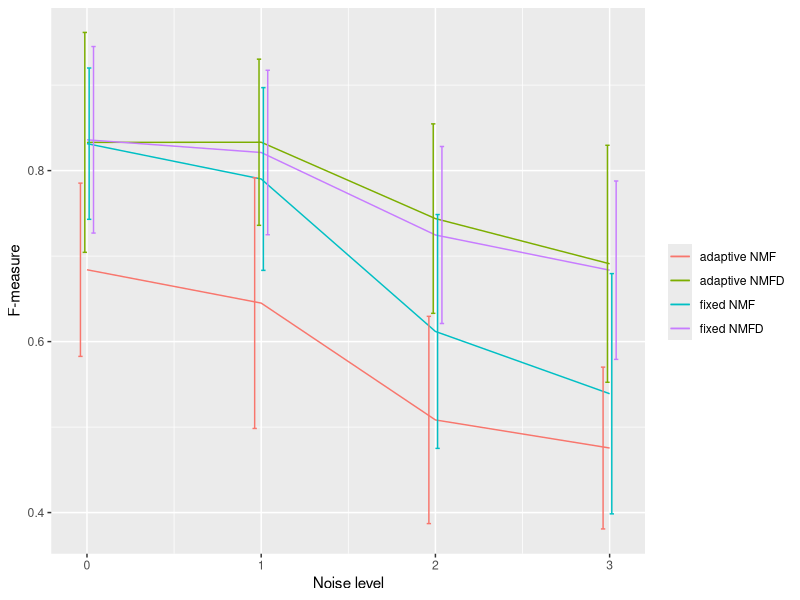
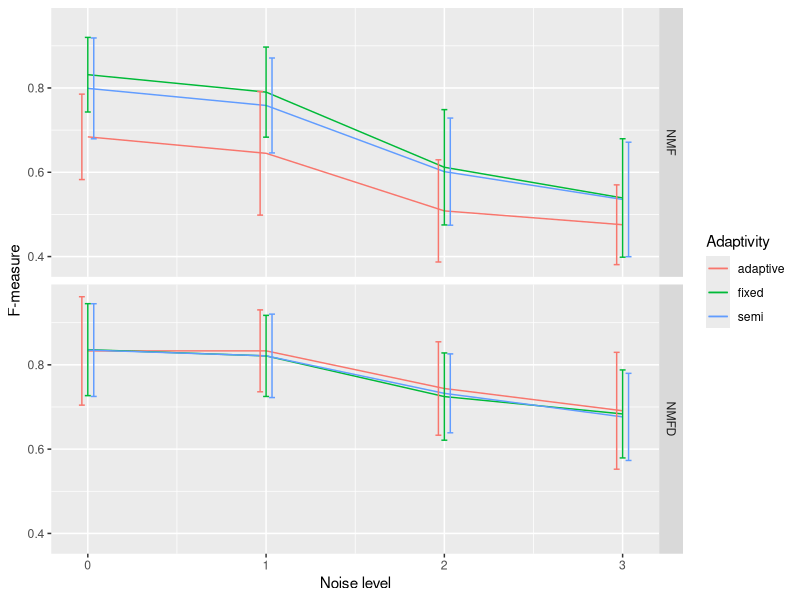
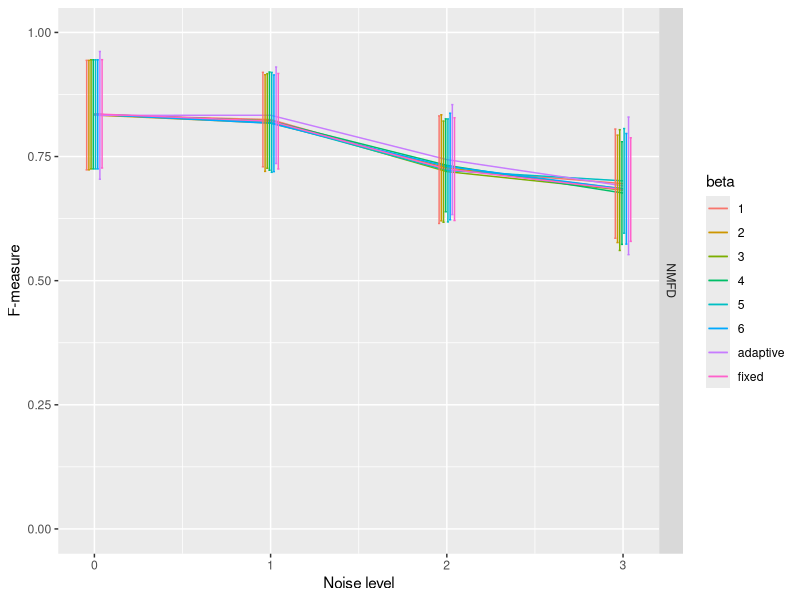
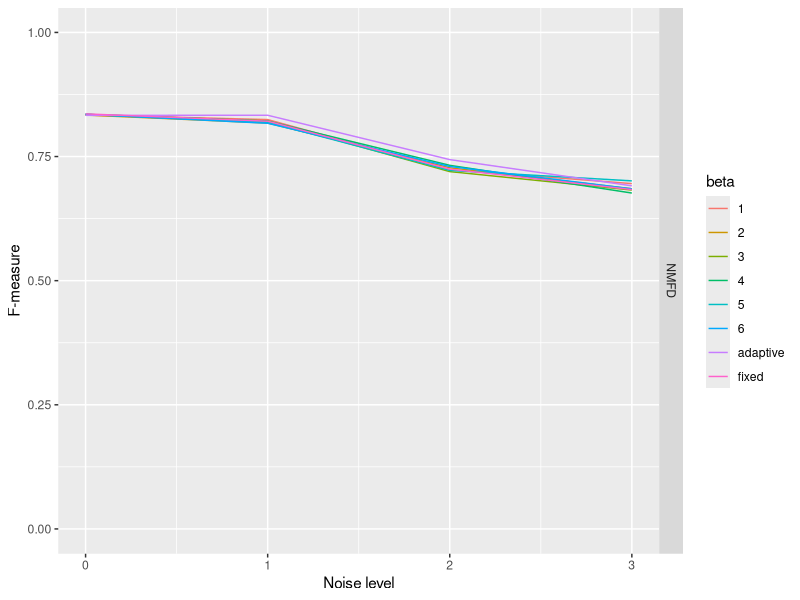
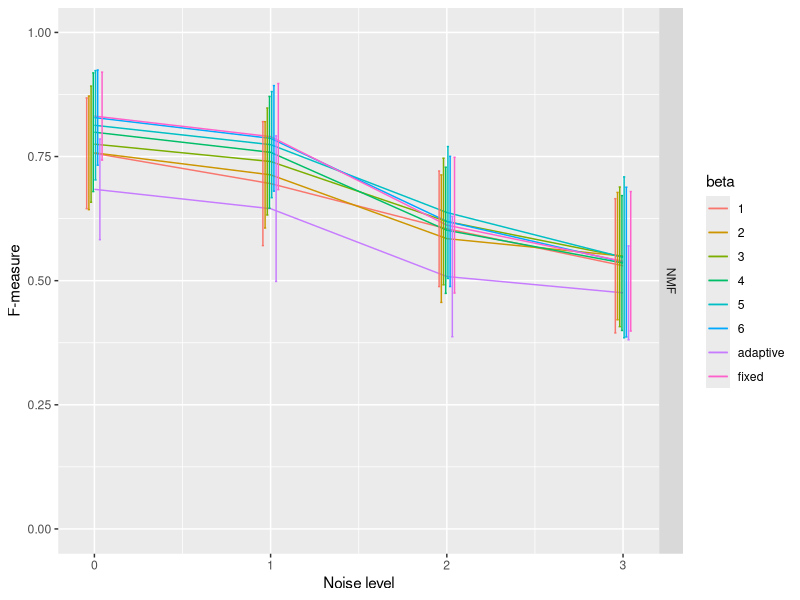
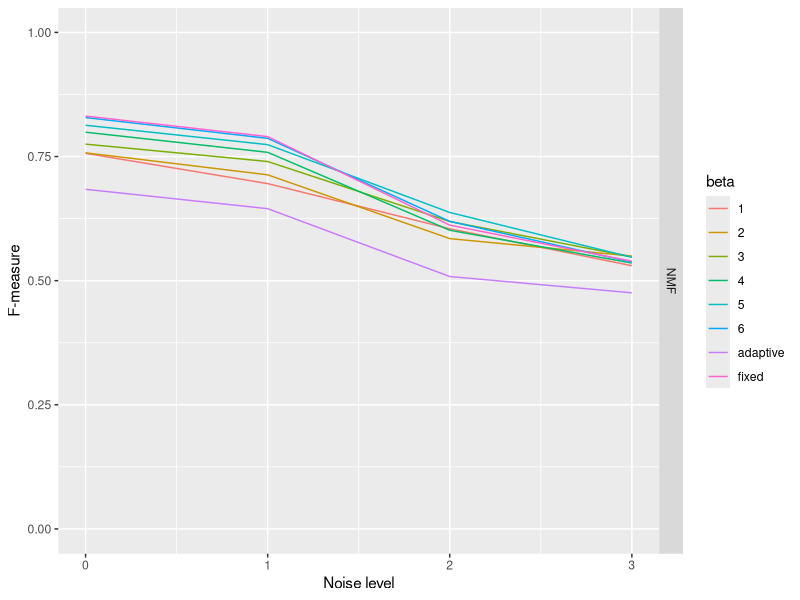
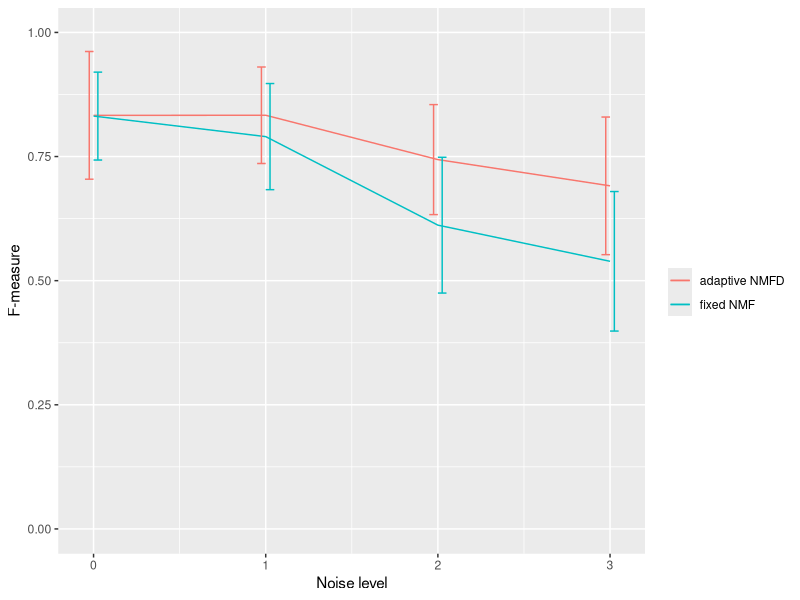
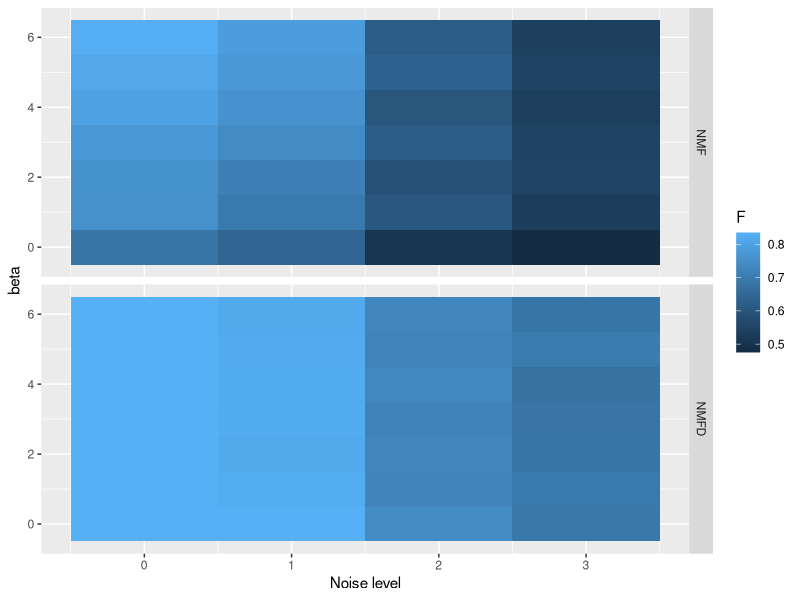

Reproduce these figures in R, in order. (Note: this script raises an error after producing the figures.)
library(tidyverse)
library(ggplot2)
all <-  read.csv("results.csv")


###########################################
#   View mean +/- sd for a given variant  #
###########################################
view_variant <- function(num_added, template_dim, adaptivity) {
  dat <- all %>% filter(addedCompW == num_added & nmf_type==template_dim & fixW==adaptivity)
  dat <- subset(dat, select = c(noise.lvl, F))
  dat <- dat %>% group_by(noise.lvl) %>% summarise_all(list(F.mean=mean, F.sd=sd))
  sorted <- dat[order(dat$noise.lvl),]
  View(sorted)
}
view_variant(0, "NMFD", "adaptive")


#####################################################
#   Plot performance for adaptive and fixed NMF(D)  #
#####################################################
dat <- all %>% filter(addedCompW==0 & (beta==Inf | beta==0))
dat$type <- paste(dat$fixW, dat$nmf_type)
dat <- subset(dat, select = c(type, noise.lvl, F))
dat <- dat %>% group_by(type, noise.lvl) %>% summarise_all(list(F.mean=mean, F.sd=sd))
ggplot(dat, mapping = aes(x = noise.lvl, y = F.mean, color = type)) + geom_line() + xlab("Noise level") + ylab("F-measure") + labs(color = "") + 
  geom_errorbar(aes(ymin=F.mean-F.sd, ymax=F.mean+F.sd), width=.1,
                position=position_dodge(.1))


#################################################################################
#   Plot performance for adaptive, fixed, and semi-adaptive NMF(D) with beta=4  #
#################################################################################
dat <- all %>% filter(addedCompW==0 & (beta==Inf | beta==0 | beta==4))
dat <- subset(dat, select = -c(P, R, addedCompW, noise, Sample, fixW))
dat <- dat %>% group_by(beta, noise.lvl, nmf_type) %>% summarise_all(list(F.mean=mean, F.sd=sd))
#View(dat)
dat$beta[dat$beta==0] <- "adaptive"
dat$beta[dat$beta==Inf] <- "fixed"
dat$beta[dat$beta==4] <- "semi"
ggplot(dat, mapping = aes(x = noise.lvl, y = F.mean, color = as.factor(beta))) + geom_line() + xlab("Noise level") + ylab("F-measure") + labs(color = "Adaptivity") + 
  geom_errorbar(aes(ymin=F.mean-F.sd, ymax=F.mean+F.sd), width=.1,
                position=position_dodge(.1)) +
  facet_grid(vars(nmf_type))


#########################################################
#   Plot NMFD performance on all adaptivity conditions  #
#########################################################

# with error bars
dat <- all %>% filter(addedCompW==0 & nmf_type=="NMFD")
dat <- subset(dat, select = -c(P, R, addedCompW, noise, Sample, fixW))
dat <- dat %>% group_by(beta, noise.lvl, nmf_type) %>% summarise_all(list(F.mean=mean, F.sd=sd))
#View(dat)
dat$beta[dat$beta==0] <- "adaptive"
dat$beta[dat$beta==Inf] <- "fixed"
ggplot(dat, mapping = aes(x = noise.lvl, y = F.mean, color = as.factor(beta))) + geom_line() + xlab("Noise level") + ylab("F-measure") + labs(color = "beta") + 
  geom_errorbar(aes(ymin=F.mean-F.sd, ymax=F.mean+F.sd), width=.1,
                position=position_dodge(.1)) +
  facet_grid(vars(nmf_type)) +
  ylim(0,1)

# without error bars
dat <- all %>% filter(addedCompW==0 & nmf_type=="NMFD")
dat <- subset(dat, select = -c(P, R, addedCompW, noise, Sample, fixW))
dat <- dat %>% group_by(beta, noise.lvl, nmf_type) %>% summarise_all(list(F.mean=mean, F.sd=sd))
#View(dat)
dat$beta[dat$beta==0] <- "adaptive"
dat$beta[dat$beta==Inf] <- "fixed"
ggplot(dat, mapping = aes(x = noise.lvl, y = F.mean, color = as.factor(beta))) + geom_line() + xlab("Noise level") + ylab("F-measure") + labs(color = "beta") +
  facet_grid(vars(nmf_type)) +
  ylim(0,1)


########################################################
#   Plot NMF performance on all adaptivity conditions  #
########################################################

# with error bars
dat <- all %>% filter(addedCompW==0 & nmf_type=="NMF")
dat <- subset(dat, select = -c(P, R, addedCompW, noise, Sample, fixW))
dat <- dat %>% group_by(beta, noise.lvl, nmf_type) %>% summarise_all(list(F.mean=mean, F.sd=sd))
#View(dat)
dat$beta[dat$beta==0] <- "adaptive"
dat$beta[dat$beta==Inf] <- "fixed"
ggplot(dat, mapping = aes(x = noise.lvl, y = F.mean, color = as.factor(beta))) + geom_line() + xlab("Noise level") + ylab("F-measure") + labs(color = "beta") + 
  geom_errorbar(aes(ymin=F.mean-F.sd, ymax=F.mean+F.sd), width=.1,
                position=position_dodge(.1)) +
  facet_grid(vars(nmf_type)) +
  ylim(0,1)

# without error bars
dat <- all %>% filter(addedCompW==0 & nmf_type=="NMF")
dat <- subset(dat, select = -c(P, R, addedCompW, noise, Sample, fixW))
dat <- dat %>% group_by(beta, noise.lvl, nmf_type) %>% summarise_all(list(F.mean=mean, F.sd=sd))
#View(dat)
dat$beta[dat$beta==0] <- "adaptive"
dat$beta[dat$beta==Inf] <- "fixed"
ggplot(dat, mapping = aes(x = noise.lvl, y = F.mean, color = as.factor(beta))) + geom_line() + xlab("Noise level") + ylab("F-measure") + labs(color = "beta") +
  facet_grid(vars(nmf_type)) +
  ylim(0,1)


################
#  Figure 3.1  #
################
dat <- all %>% filter(addedCompW==0 & ((beta==Inf & nmf_type=="NMF") | (beta==0 & nmf_type=="NMFD")))
dat$type <- paste(dat$fixW, dat$nmf_type)
dat <- subset(dat, select = c(type, noise.lvl, F))
dat <- dat %>% group_by(type, noise.lvl) %>% summarise_all(list(F.mean=mean, F.sd=sd))
ggplot(dat, mapping = aes(x = noise.lvl, y = F.mean, color = type)) + geom_line() + xlab("Noise level") + ylab("F-measure") + labs(color = "") + 
  geom_errorbar(aes(ymin=F.mean-F.sd, ymax=F.mean+F.sd), width=.1,
                position=position_dodge(.1)) +
  ylim(0,1)


################
#  Figure 3.2  #
################
plot_semi <- function(dat) {
  dat <- dat %>% filter(fixW!="fixed" & addedCompW==0)
  dat <- subset(dat, select = c(nmf_type, beta, noise.lvl, F))
  dat <- dat %>% group_by(nmf_type, beta, noise.lvl) %>% summarise_all(mean)
  ggplot(dat, mapping = aes(x = noise.lvl, y = beta, fill = F)) +
    geom_tile() +
    facet_grid(vars(nmf_type)) +
    xlab("Noise level")
}
plot_semi(all)


################
#  Figure 3.3  #
################
plot_addedComp <- function(dat) {
  dat <- dat %>% filter((fixW=="fixed" | fixW=="adaptive") & noise.lvl != 0)
  dat$type <- paste(dat$fixW, dat$nmf_type)
  dat <- subset(dat, select = -c(Sample, noise, fixW, nmf_type, P, R, beta))
  dat <- dat %>% group_by(type, addedCompW, noise.lvl) %>% summarise_all(list(F.mean=mean, F.sd=sd))
  ggplot(dat, mapping = aes(x = addedCompW, y = F.mean, color=type)) + geom_line() +
    facet_grid(vars(noise.lvl)) +
    geom_errorbar(aes(ymin=F.mean-F.sd, ymax=F.mean+F.sd), width=.1,
                  position=position_dodge(.15)) +
    labs(color = "") +
    xlab("# added components") +
    ylab("F-measure")
}
plot_addedComp(all)


################
#  Figure 3.4  #
################
plot_semi <- function(dat) {
  dat <- dat %>% filter(fixW=="semi" & noise.lvl != 0)
  dat <- subset(dat, select = c(nmf_type, beta, addedCompW, noise.lvl, F))
  dat <- dat %>% group_by(nmf_type, beta, addedCompW, noise.lvl) %>% summarise_all(mean)
  ggplot(dat, mapping = aes(x = addedCompW, y = beta, fill = F)) +
    geom_tile() +
    facet_grid(vars(nmf_type), vars(noise.lvl)) +
    xlab("# added components")
}
plot_semi(all)


#########################
#   Tables D.1 and D.2  #
#########################
view_table <- function(type, all) {
  dat <- all %>% filter(addedCompW==0 & nmf_type==type)
  dat <- subset(dat, select = c(beta, noise.lvl, F))
  dat <- dat %>% group_by(beta, noise.lvl) %>% summarise_all(list(F.mean=mean, F.sd=sd))
  nrow(dat)
  return(dat)
}
dat <- view_table("NMF", all)
dat <- view_table("NMFD", all)
View(dat)

beta = 0
for (i in 1:nrow(dat)) {
  cat("$", round(dat[i,]$F.mean, digits = 3), "\\pm", round(dat[i,]$F.sd, digits = 3), "$")
  if(dat[i+1,]$beta == beta) {
    cat(" & ")
  } else {
    cat(" \\\\ \n")
    beta <- dat[i+1,]$beta
    if(beta == Inf){
      cat("Fixed & ")
    } else {
      cat("Semi $\\beta=", beta ,"$", " & ")
    }
  }
}


